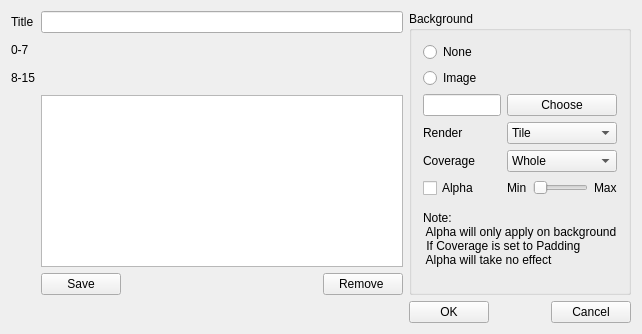
<?xml version="1.0" encoding="UTF-8"?>
<ui version="4.0">
 <class>schemaDialog</class>
 <widget class="QDialog" name="schemaDialog">
  <property name="geometry">
   <rect>
    <x>0</x>
    <y>0</y>
    <width>612</width>
    <height>334</height>
   </rect>
  </property>
  <property name="windowTitle">
   <string>Schema Editor</string>
  </property>
  <layout class="QGridLayout">
   <item row="0" column="0">
    <layout class="QGridLayout">
     <item row="0" column="0">
      <widget class="QLabel" name="textLabel1_2">
       <property name="text">
        <string>Title</string>
       </property>
      </widget>
     </item>
     <item row="0" column="1" colspan="8">
      <widget class="QLineEdit" name="titleLineEdit"/>
     </item>
     <item row="1" column="0">
      <widget class="QLabel" name="textLabel1">
       <property name="text">
        <string>0-7</string>
       </property>
      </widget>
     </item>
     <item row="1" column="1">
      <widget class="QPushButton" name="clr0Button">
       <property name="cursor">
        <cursorShape>PointingHandCursor</cursorShape>
       </property>
       <property name="autoFillBackground">
        <bool>true</bool>
       </property>
       <property name="flat">
        <bool>true</bool>
       </property>
      </widget>
     </item>
     <item row="1" column="2">
      <widget class="QPushButton" name="clr1Button">
       <property name="autoFillBackground">
        <bool>true</bool>
       </property>
       <property name="iconSize">
        <size>
         <width>0</width>
         <height>0</height>
        </size>
       </property>
       <property name="flat">
        <bool>true</bool>
       </property>
      </widget>
     </item>
     <item row="1" column="3">
      <widget class="QPushButton" name="clr2Button">
       <property name="autoFillBackground">
        <bool>true</bool>
       </property>
       <property name="iconSize">
        <size>
         <width>0</width>
         <height>0</height>
        </size>
       </property>
       <property name="flat">
        <bool>true</bool>
       </property>
      </widget>
     </item>
     <item row="1" column="4">
      <widget class="QPushButton" name="clr3Button">
       <property name="autoFillBackground">
        <bool>true</bool>
       </property>
       <property name="iconSize">
        <size>
         <width>0</width>
         <height>0</height>
        </size>
       </property>
       <property name="flat">
        <bool>true</bool>
       </property>
      </widget>
     </item>
     <item row="1" column="5">
      <widget class="QPushButton" name="clr4Button">
       <property name="autoFillBackground">
        <bool>true</bool>
       </property>
       <property name="iconSize">
        <size>
         <width>0</width>
         <height>0</height>
        </size>
       </property>
       <property name="flat">
        <bool>true</bool>
       </property>
      </widget>
     </item>
     <item row="1" column="6">
      <widget class="QPushButton" name="clr5Button">
       <property name="autoFillBackground">
        <bool>true</bool>
       </property>
       <property name="iconSize">
        <size>
         <width>0</width>
         <height>0</height>
        </size>
       </property>
       <property name="flat">
        <bool>true</bool>
       </property>
      </widget>
     </item>
     <item row="1" column="7">
      <widget class="QPushButton" name="clr6Button">
       <property name="autoFillBackground">
        <bool>true</bool>
       </property>
       <property name="iconSize">
        <size>
         <width>0</width>
         <height>0</height>
        </size>
       </property>
       <property name="flat">
        <bool>true</bool>
       </property>
      </widget>
     </item>
     <item row="1" column="8">
      <widget class="QPushButton" name="clr7Button">
       <property name="autoFillBackground">
        <bool>true</bool>
       </property>
       <property name="iconSize">
        <size>
         <width>0</width>
         <height>0</height>
        </size>
       </property>
       <property name="flat">
        <bool>true</bool>
       </property>
      </widget>
     </item>
     <item row="2" column="0">
      <widget class="QLabel" name="textLabel2">
       <property name="frameShape">
        <enum>QFrame::NoFrame</enum>
       </property>
       <property name="frameShadow">
        <enum>QFrame::Plain</enum>
       </property>
       <property name="text">
        <string>8-15</string>
       </property>
      </widget>
     </item>
     <item row="2" column="1">
      <widget class="QPushButton" name="clr8Button">
       <property name="autoFillBackground">
        <bool>true</bool>
       </property>
       <property name="iconSize">
        <size>
         <width>0</width>
         <height>0</height>
        </size>
       </property>
       <property name="flat">
        <bool>true</bool>
       </property>
      </widget>
     </item>
     <item row="2" column="2">
      <widget class="QPushButton" name="clr9Button">
       <property name="autoFillBackground">
        <bool>true</bool>
       </property>
       <property name="iconSize">
        <size>
         <width>0</width>
         <height>0</height>
        </size>
       </property>
       <property name="flat">
        <bool>true</bool>
       </property>
      </widget>
     </item>
     <item row="2" column="3">
      <widget class="QPushButton" name="clr10Button">
       <property name="autoFillBackground">
        <bool>true</bool>
       </property>
       <property name="iconSize">
        <size>
         <width>0</width>
         <height>0</height>
        </size>
       </property>
       <property name="flat">
        <bool>true</bool>
       </property>
      </widget>
     </item>
     <item row="2" column="4">
      <widget class="QPushButton" name="clr11Button">
       <property name="autoFillBackground">
        <bool>true</bool>
       </property>
       <property name="iconSize">
        <size>
         <width>0</width>
         <height>0</height>
        </size>
       </property>
       <property name="flat">
        <bool>true</bool>
       </property>
      </widget>
     </item>
     <item row="2" column="5">
      <widget class="QPushButton" name="clr12Button">
       <property name="autoFillBackground">
        <bool>true</bool>
       </property>
       <property name="iconSize">
        <size>
         <width>0</width>
         <height>0</height>
        </size>
       </property>
       <property name="flat">
        <bool>true</bool>
       </property>
      </widget>
     </item>
     <item row="2" column="6">
      <widget class="QPushButton" name="clr13Button">
       <property name="autoFillBackground">
        <bool>true</bool>
       </property>
       <property name="iconSize">
        <size>
         <width>0</width>
         <height>0</height>
        </size>
       </property>
       <property name="flat">
        <bool>true</bool>
       </property>
      </widget>
     </item>
     <item row="2" column="7">
      <widget class="QPushButton" name="clr14Button">
       <property name="autoFillBackground">
        <bool>true</bool>
       </property>
       <property name="iconSize">
        <size>
         <width>0</width>
         <height>0</height>
        </size>
       </property>
       <property name="flat">
        <bool>true</bool>
       </property>
      </widget>
     </item>
     <item row="2" column="8">
      <widget class="QPushButton" name="clr15Button">
       <property name="autoFillBackground">
        <bool>true</bool>
       </property>
       <property name="iconSize">
        <size>
         <width>0</width>
         <height>0</height>
        </size>
       </property>
       <property name="flat">
        <bool>true</bool>
       </property>
      </widget>
     </item>
     <item row="3" column="1" colspan="8">
      <widget class="QListWidget" name="nameListWidget"/>
     </item>
     <item row="4" column="1" colspan="8">
      <layout class="QHBoxLayout">
       <item>
        <widget class="QPushButton" name="saveButton">
         <property name="text">
          <string>Save</string>
         </property>
        </widget>
       </item>
       <item>
        <spacer>
         <property name="orientation">
          <enum>Qt::Horizontal</enum>
         </property>
         <property name="sizeHint" stdset="0">
          <size>
           <width>40</width>
           <height>20</height>
          </size>
         </property>
        </spacer>
       </item>
       <item>
        <widget class="QPushButton" name="removeButton">
         <property name="text">
          <string>Remove </string>
         </property>
        </widget>
       </item>
      </layout>
     </item>
    </layout>
   </item>
   <item row="1" column="1">
    <layout class="QHBoxLayout">
     <item>
      <widget class="QPushButton" name="okButton">
       <property name="text">
        <string>OK</string>
       </property>
      </widget>
     </item>
     <item>
      <spacer>
       <property name="orientation">
        <enum>Qt::Horizontal</enum>
       </property>
       <property name="sizeHint" stdset="0">
        <size>
         <width>40</width>
         <height>20</height>
        </size>
       </property>
      </spacer>
     </item>
     <item>
      <widget class="QPushButton" name="cancelButton">
       <property name="text">
        <string>Cancel</string>
       </property>
      </widget>
     </item>
    </layout>
   </item>
   <item row="0" column="1">
    <widget class="QGroupBox" name="groupBox">
     <property name="title">
      <string>Background</string>
     </property>
     <layout class="QGridLayout" name="gridLayout_2">
      <item row="0" column="0">
       <widget class="QRadioButton" name="noneRadioButton">
        <property name="text">
         <string>None</string>
        </property>
       </widget>
      </item>
      <item row="1" column="0" colspan="3">
       <layout class="QGridLayout" name="gridLayout">
        <item row="1" column="0">
         <widget class="QLineEdit" name="imageLineEdit"/>
        </item>
        <item row="1" column="1">
         <widget class="QPushButton" name="chooseButton">
          <property name="text">
           <string>Choose</string>
          </property>
         </widget>
        </item>
        <item row="0" column="0">
         <widget class="QRadioButton" name="imageRadioButton">
          <property name="text">
           <string>Image</string>
          </property>
         </widget>
        </item>
        <item row="2" column="1">
         <widget class="QComboBox" name="optionComboBox">
          <item>
           <property name="text">
            <string>Tile</string>
           </property>
          </item>
          <item>
           <property name="text">
            <string>Center</string>
           </property>
          </item>
          <item>
           <property name="text">
            <string>Scale</string>
           </property>
          </item>
         </widget>
        </item>
        <item row="3" column="1">
         <widget class="QComboBox" name="coverComboBox">
          <item>
           <property name="text">
            <string>Whole</string>
           </property>
          </item>
          <item>
           <property name="text">
            <string>Padding</string>
           </property>
          </item>
         </widget>
        </item>
        <item row="4" column="1">
         <layout class="QHBoxLayout">
          <item>
           <widget class="QLabel" name="TextLabel2">
            <property name="sizePolicy">
             <sizepolicy hsizetype="Preferred" vsizetype="Fixed">
              <horstretch>0</horstretch>
              <verstretch>0</verstretch>
             </sizepolicy>
            </property>
            <property name="text">
             <string>Min</string>
            </property>
           </widget>
          </item>
          <item>
           <widget class="QSlider" name="alphaSlider">
            <property name="orientation">
             <enum>Qt::Horizontal</enum>
            </property>
           </widget>
          </item>
          <item>
           <widget class="QLabel" name="TextLabel3">
            <property name="sizePolicy">
             <sizepolicy hsizetype="Preferred" vsizetype="Fixed">
              <horstretch>0</horstretch>
              <verstretch>0</verstretch>
             </sizepolicy>
            </property>
            <property name="text">
             <string>Max</string>
            </property>
           </widget>
          </item>
         </layout>
        </item>
        <item row="4" column="0">
         <widget class="QCheckBox" name="alphaCheckBox">
          <property name="text">
           <string>Alpha</string>
          </property>
         </widget>
        </item>
        <item row="2" column="0">
         <widget class="QLabel" name="label">
          <property name="text">
           <string>Render</string>
          </property>
         </widget>
        </item>
        <item row="3" column="0">
         <widget class="QLabel" name="label_2">
          <property name="text">
           <string>Coverage</string>
          </property>
         </widget>
        </item>
       </layout>
      </item>
      <item row="3" column="1">
       <widget class="QLineEdit" name="ForAlignment">
        <property name="enabled">
         <bool>false</bool>
        </property>
        <property name="maximumSize">
         <size>
          <width>16777215</width>
          <height>0</height>
         </size>
        </property>
       </widget>
      </item>
      <item row="3" column="2">
       <widget class="QLineEdit" name="ForAlignment_2">
        <property name="enabled">
         <bool>false</bool>
        </property>
        <property name="maximumSize">
         <size>
          <width>16777215</width>
          <height>0</height>
         </size>
        </property>
       </widget>
      </item>
      <item row="4" column="0" colspan="3">
       <widget class="QLabel" name="label_3">
        <property name="text">
         <string>Note:
 Alpha will only apply on background
 If Coverage is set to Padding
 Alpha will take no effect
</string>
        </property>
       </widget>
      </item>
     </layout>
    </widget>
   </item>
  </layout>
 </widget>
 <layoutdefault spacing="6" margin="11"/>
 <resources/>
 <connections/>
</ui>
